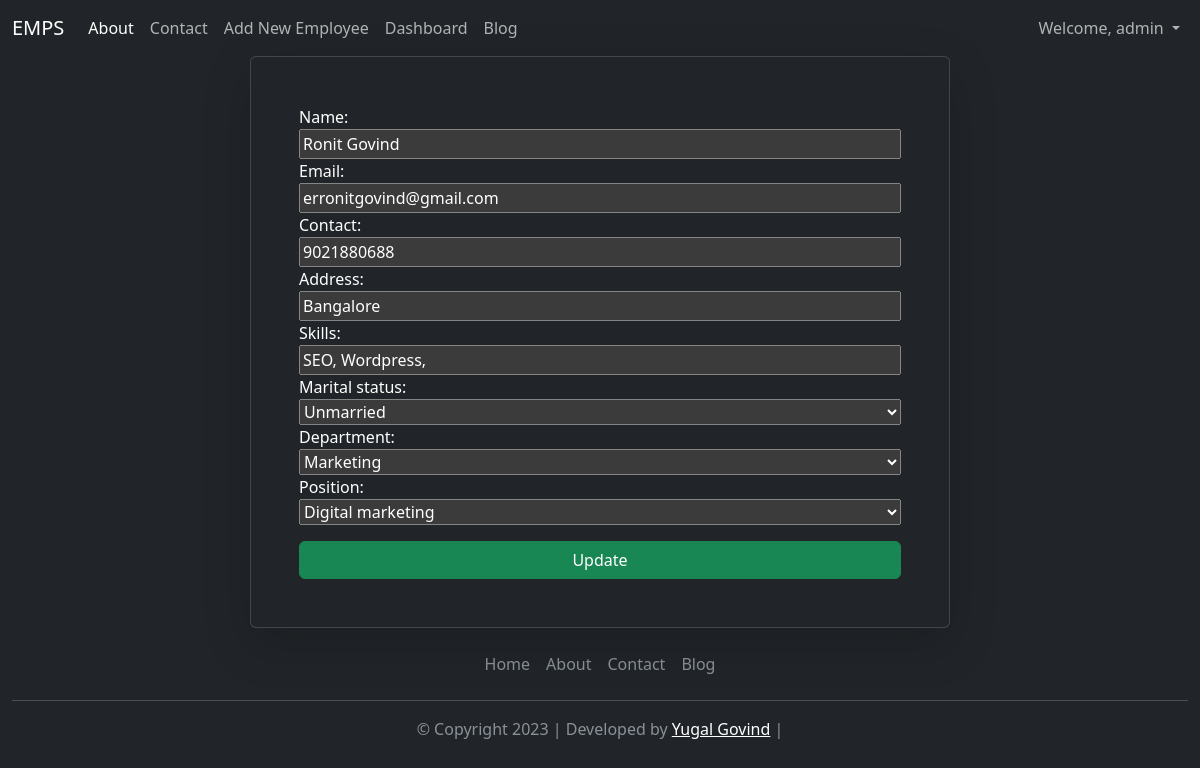
Page /update/3/ (signed in) on the committed database.
### app1/models.py (models this page shows, shortened)
class Employees(models.Model):
    name = models.CharField(max_length=255, null=False)
    email = models.EmailField(unique=True, null=False)
    contact = models.CharField(max_length=20)
    address = models.CharField(max_length=100)
    skills = models.CharField(max_length=100, null=False)
    marital_status = models.CharField(max_length=20, null=False)
    department = models.CharField(max_length=50, null=False)
    position = models.CharField(max_length=50, null=False)

### app1/views.py (the view)
# urls.py: path('update/<int:id>/', update, name='update'),
@login_required(login_url='/login_page')
def update(request, id):
    employee = Employees.objects.get(id = id)
    form = EmployeeForm(instance = employee)
    if request.method == 'POST':
        form = EmployeeForm(request.POST, instance = employee)
        if form.is_valid():
            form.save()
            return redirect('/dashboard')
    context = {'form':form}
    messages.success(request, 'Updation Complete.')
    return render (request, 'update.html', context)

### app1/forms.py
class EmployeeForm(forms.ModelForm):
    marital_status = forms.ChoiceField(choices=(('Married', 'Married'), ('Unmarried', 'Unmarried')))
    department = forms.ChoiceField(choices=(('Testing', 'Testing'),('Developer', 'Developer'), ('Ui', 'UI'), ('HR','HR'), ('Marketing', 'Marketing')))
    position = forms.ChoiceField(choices=(('Senior_developer', 'Senior Developer'), ('Junior_developer', 'Junior   Developer'), ( 'Intern','Intern'), ( 'Tester', 'Tester'), ( 'Digital Marketer','Digital marketing')))
    class Meta:
        model = Employees
        fields = ['name', 'email', 'contact', 'address',
                  'skills', 'marital_status', 'department', 'position']

### app1/templates/update.html (shortened to what this page needs)
{% extends 'base.html' %}
{% block start %}
{% load static %}
<div class="container  pe-auto">
  <form method="post" class=" card shadow-lg text-bg-dark p-5 ms-auto me-auto" style=" width: 700px;">
   {{form}}
    <input type="submit" class="btn btn-success mt-3" value = "Update" onclick="employeeUpdate()"Update </>
  </form>
</div>
{% endblock %}

### app1/templates/base.html (shortened to what this page needs)
<!DOCTYPE html>
{% load static %}
<html lang="en" data-bs-theme="dark">
    <head>
    <link href="https://cdn.jsdelivr.net/npm/bootstrap@5.3.0-alpha3/dist/css/bootstrap.min.css" rel="stylesheet"
>
    <link rel="stylesheet" href="https://cdnjs.cloudflare.com/ajax/libs/font-awesome/4.7.0/css/font-awesome.min.css">
</head>
<body>
    <div class="container-fluid ">
        <nav class="navbar navbar-expand-lg ">
            <a class="navbar-brand" href="{% url 'home' %}">EMPS</a>
            <div class="collapse navbar-collapse" id="navbarSupportedContent">
                <ul class="navbar-nav me-auto mb-2 mb-lg-0">
                    <li class="nav-item">
                        <a class="nav-link active" aria-current="page" href="{% url 'about' %}">About</a>
                    </li>
                    <li class="nav-item">
                        <a class="nav-link" href="{% url 'contact' %}">Contact</a>
                    </li>
                    <li class="nav-item">
                        <a class="nav-link" href="{% url 'registration' %}">Add New Employee</a>
                    </li>
                    <li class="nav-item">
                        <a class="nav-link" href="{% url 'dashboard' %}">Dashboard</a>
                    </li>
                    <li class="nav-item">
                        <a class="nav-link" href="{% url 'blog' %}">Blog</a>
                    </li>
                </ul>
                <form role="search" class="d-flex">
                    {% if request.user.is_authenticated %}
                    <ul class="navbar-nav mr-auto">
                        <li class="nav-item dropdown">
                            <a class="nav-link dropdown-toggle" href="{% url 'blog' %}" role="button"
                                data-bs-toggle="dropdown" aria-expanded="false">
                                Welcome, {{request.user.username}}
                            </a>
                        </li>
                    </ul>
                    {% else %}
                    <a class="btn btn-success" type="submit" href="{% url 'login_page' %}"> Login</a>
                    {% endif %}
                </form>
            </div>
        </nav>
    </div>
    {% block start %}
    {% endblock %}
    <div class="container-fluid">
        <footer class="py-3 ">
            <ul class="nav justify-content-center border-bottom pb-3 mb-3">
                <li class="nav-item"><a href="{% url 'home' %}" class="nav-link px-2 text-body-secondary">Home</a></li>
                <li class="nav-item"><a href="{% url 'about' %}" class="nav-link px-2 text-body-secondary">About</a>
                </li>
                <li class="nav-item"><a href="{% url 'contact' %}" class="nav-link px-2 text-body-secondary">Contact</a>
                </li>
                <li class="nav-item"><a href="{% url 'blog' %}" class="nav-link px-2 text-body-secondary">Blog</a></li>
            </ul>
            <p class="text-center text-body-secondary">© Copyright 2023 | Developed by <a
                    href="https://yugalgovind.onrender.com/" style="color: white;">Yugal Govind</a> | </p>
        </footer>
    </div>
</body>
</html>

### rows in the picture
Employees: name "Ronit Govind", email "erronitgovind@gmail.com", contact "9021880688", address "Bangalore", skills "SEO, Wordpress,", marital_status "Unmarried", department "Marketing", position "Digital marketing"

### other values in the picture
{{ request.user.username }} "admin"
